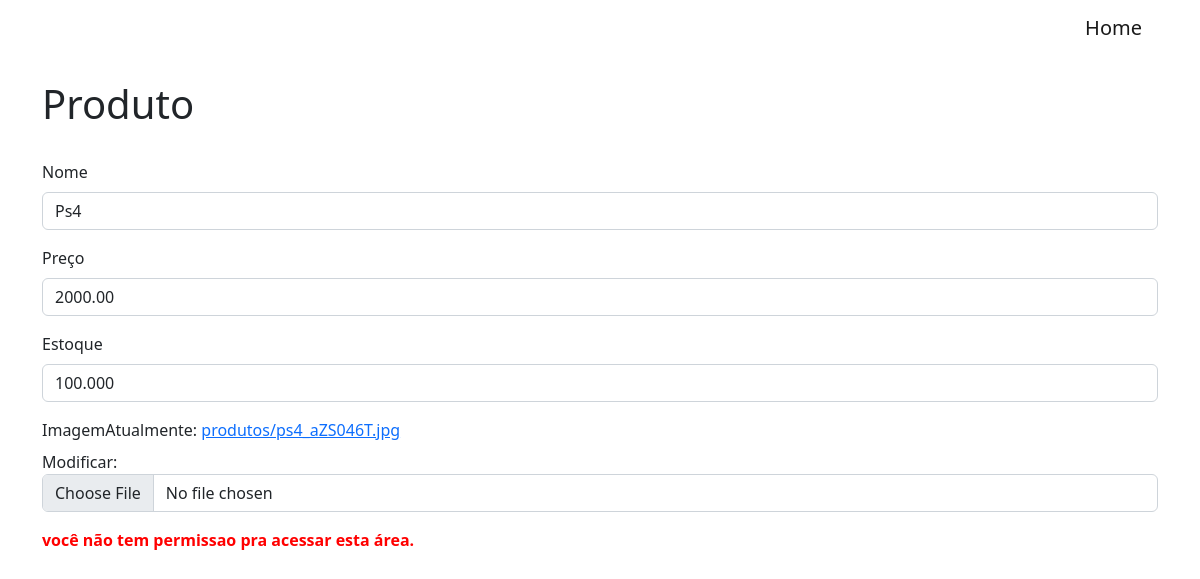
Screenshot of /29/update/ with the database file from the repository.
### usuarios/models.py (models this page shows, shortened)
class Base(models.Model):
    criado = models.DateField('Data de Criação', auto_now_add=True)
    modificado = models.DateField('Data de Atualização', auto_now_add=True)
    ativo = models.BooleanField('Ativo?', default=True)
    class Meta:
        abstract = True

class Produto(Base):
    nome = models.CharField('Nome', max_length=100)
    preco = models.DecimalField('preço', max_digits=8, decimal_places=2)
    estoque = models.DecimalField('Estoque', max_digits=8, decimal_places=3)
    imagem = StdImageField('imagem', upload_to='produtos',
                           variations={'thumb': (124, 124)})
    slug = models.SlugField('Slug', max_length=100, blank=True, editable=False)

### usuarios/views.py (the view)
# urls.py: path('<int:pk>/update/', UpdateProdutoView.as_view(), name='upd_produto'),
class UpdateProdutoView(UpdateView):
    template_name_suffix = "_update_form"
    model = Produto
    template_name = 'produto.html'
    fields = ['nome', 'preco', 'estoque', 'imagem']
    success_url = reverse_lazy('index')

### templates/produto.html (shortened to what this page needs)
{% extends 'base.html' %}
{% load bootstrap5 %}
{% block content %}
<div class="container">
    <nav class="navbar navbar-default justify-content-end">
        <div class="nav">
            <a class="navbar-brand" href="{% url 'index' %}">Home</a>
        </div>
    </nav>
    <br>
    <h1>Produto</h1>
    <br>
    <form method="post" class="form" autocomplete="off" enctype="multipart/form-data">
        {% bootstrap_form form %}
        {% if user.is_staff %}
        <input type="submit" value="Update">
        {%else%}
        <b>
            <p style="color: red">você não tem permissao pra acessar esta área.</p>
        </b>
        {% endif %}
    </form>
</div>
{% endblock %}

### rows the page displays
Produto: nome "Ps4", preco "2000.00", estoque "100.000"
